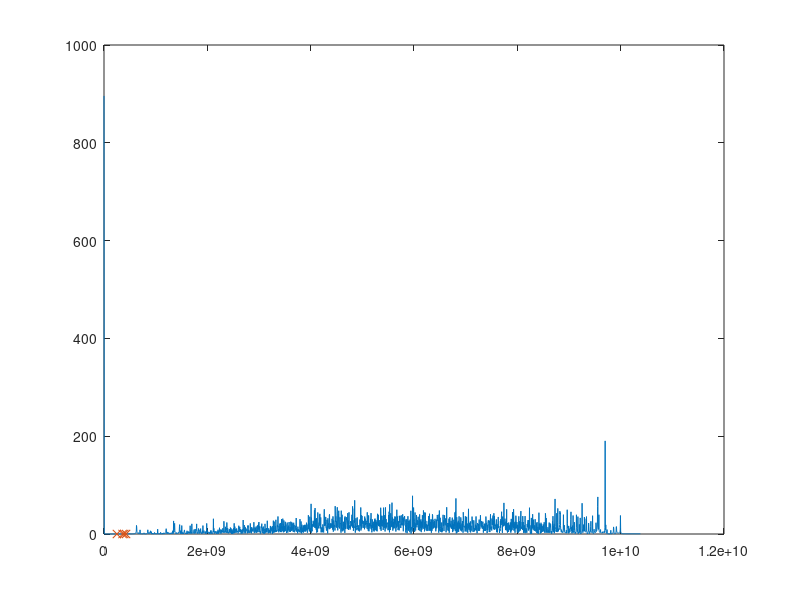
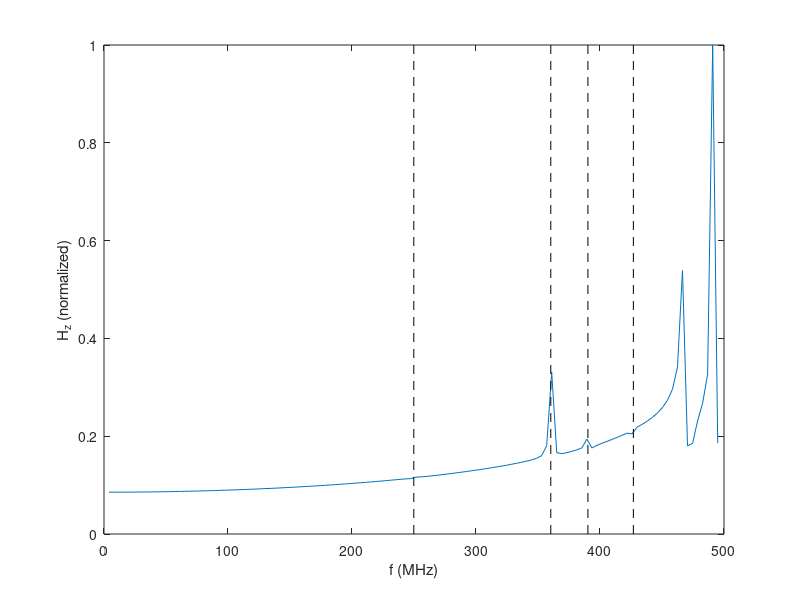

These charts were generated, in order, by the following MATLAB code:
% Determine dominant eigenfrequency for a rectangular cavity using the FDTD method. 
% Usage: fdtd_3d_demo
% The code assumes a uniform free-space filling, and that the dominant mode
% is TE101, for a 1x0.5x0.75 PEC cavity (although other cavities could be
% analyzed with minor changes).
% See D.B.Davidson, "Computational Electromagnetics for RF and Microwave
% Engineering", Chapter 3 of 2nd edn, presently in preparation.


% Written by D B Davidson, 9 Nov 2009.

clear all;
close all;

eps_0 = 8.854e-12;
mu_0=4*pi*1e-7;
eps_r = 1.0;
mu_r = 1.0;

L_x=1; % x-dimensions of resonant cavity in m
L_y=0.5; % ditto y
L_z=0.75; % ditto z

N_x = 8; % Number of Yee cells in x, y and z directions.
N_y = 4;
N_z = 6;
refine=input('Factor to refine mesh by? (default 2): ');
if isempty(refine)
    refine = 2
end
N_x = N_x*refine;
N_y = N_y*refine;
N_z = N_z*refine;


Delta_x = L_x/N_x; % Spatial cell size in x, y and z directions
Delta_y = L_y/N_y; 
Delta_z = L_z/N_z; 

Delta_s = min([Delta_x Delta_y Delta_z]) % Courant limit given by smallest spatial step
c= 1/sqrt(eps_0*mu_0); 
CFL = Delta_s/(sqrt(3)*c); % Courant limit

N_t = 2^10*refine; % power of 2
Delta_t = CFL*1; % 


% Dimension the field vectors - will be overwritten in place
E_x = zeros(N_x,  N_y+1,N_z+1);
E_y = zeros(N_x+1,N_y,  N_z+1);
E_z = zeros(N_x+1,N_y+1,N_z);
H_x = zeros(N_x+1,N_y,  N_z);
H_y = zeros(N_x,  N_y+1,N_z);
H_z = zeros(N_x,  N_y,  N_z+1);

mu = mu_0*mu_r; % In a general code, this could vary from cell to cell
epsilon = eps_0*eps_r; % Ditto.

% Inject source - random noise with zero mean
% Only TE_z modes sought - only H_z excited.

H_z(:,:,:) = rand(N_x,N_y,N_z+1)-0.5;

% Allocate storage for field samples
t = zeros(N_t,1);
t(1) = Delta_t;
H_z_t = zeros(N_t,1);

% Time step the fields 
for n=1:N_t
    n
    % Save Hz field in centre of box
    t(n) = (n)*Delta_t;
    H_z_t(n) = H_z(round(N_x/2),round(N_y/2),round(N_z/2));
    % Update H fields for t^n+1/2. Dimensions are conforming.
    H_x = H_x + Delta_t/mu * (diff(E_y,1,3)/Delta_z - diff(E_z,1,2)/Delta_y);        
    H_y = H_y + Delta_t/mu * (diff(E_z,1,1)/Delta_x - diff(E_x,1,3)/Delta_z);        
    H_z = H_z + Delta_t/mu * (diff(E_x,1,2)/Delta_y - diff(E_y,1,1)/Delta_x);        
    % Update E fields for t^n+1. Dimensions require explicit specifiation to make conforming. 
    E_x(:,2:N_y,2:N_z) = E_x(:,2:N_y,2:N_z) + Delta_t/epsilon * (diff(H_z(:,:,2:N_z),1,2)/Delta_y - diff(H_y(:,2:N_y,:),1,3)/Delta_z);
    E_y(2:N_x,:,2:N_z) = E_y(2:N_x,:,2:N_z) + Delta_t/epsilon * (diff(H_x(2:N_x,:,:),1,3)/Delta_z - diff(H_z(:,:,2:N_z),1,1)/Delta_x);
    E_z(2:N_x,2:N_y,:) = E_z(2:N_x,2:N_y,:) + Delta_t/epsilon * (diff(H_y(:,2:N_y,:),1,1)/Delta_x - diff(H_x(2:N_x,:,:),1,2)/Delta_y);   
end

Delta_f = 1/(N_t*Delta_t);
for kk = 1:N_t/2
    freq(kk) = (kk-1)*Delta_f;
end
% Find first few analytical results:
k_exact = [5.2359878 7.55154489 8.1788743 8.9472598]; % rad/m
f_exact = k_exact * c/(2*pi); % Hz
H_z_f = fft(H_z_t);
%scale = max(abs(H_z_f(1:N_t/2));
%dummy = scale*[1 1 1];
dummy = [0 0 0 0];
plot(freq,abs(H_z_f(1:N_t/2)),f_exact,dummy,'x');
pause;

% Improve the plot - only plot out to 500 MHz. Also, don't include DC term;
% this can be quite significant, depending on initial conditions.
figure
end_pt = floor(5e8/Delta_f)
norm = max(abs(H_z_f(2:end_pt)))
plot(freq(2:end_pt)/1e6,abs(H_z_f(2:end_pt))/norm) % ,'k-',f_exact,dummy,'x');
f_exact = f_exact/1e6;
line([f_exact(1) f_exact(1)],[0 1],'LineStyle','--','Color','k')
line([f_exact(2) f_exact(2)],[0 1],'LineStyle','--','Color','k')
line([f_exact(3) f_exact(3)],[0 1],'LineStyle','--','Color','k')
line([f_exact(4) f_exact(4)],[0 1],'LineStyle','--','Color','k')
xlabel('f (MHz)')
ylabel('H_z (normalized)')




